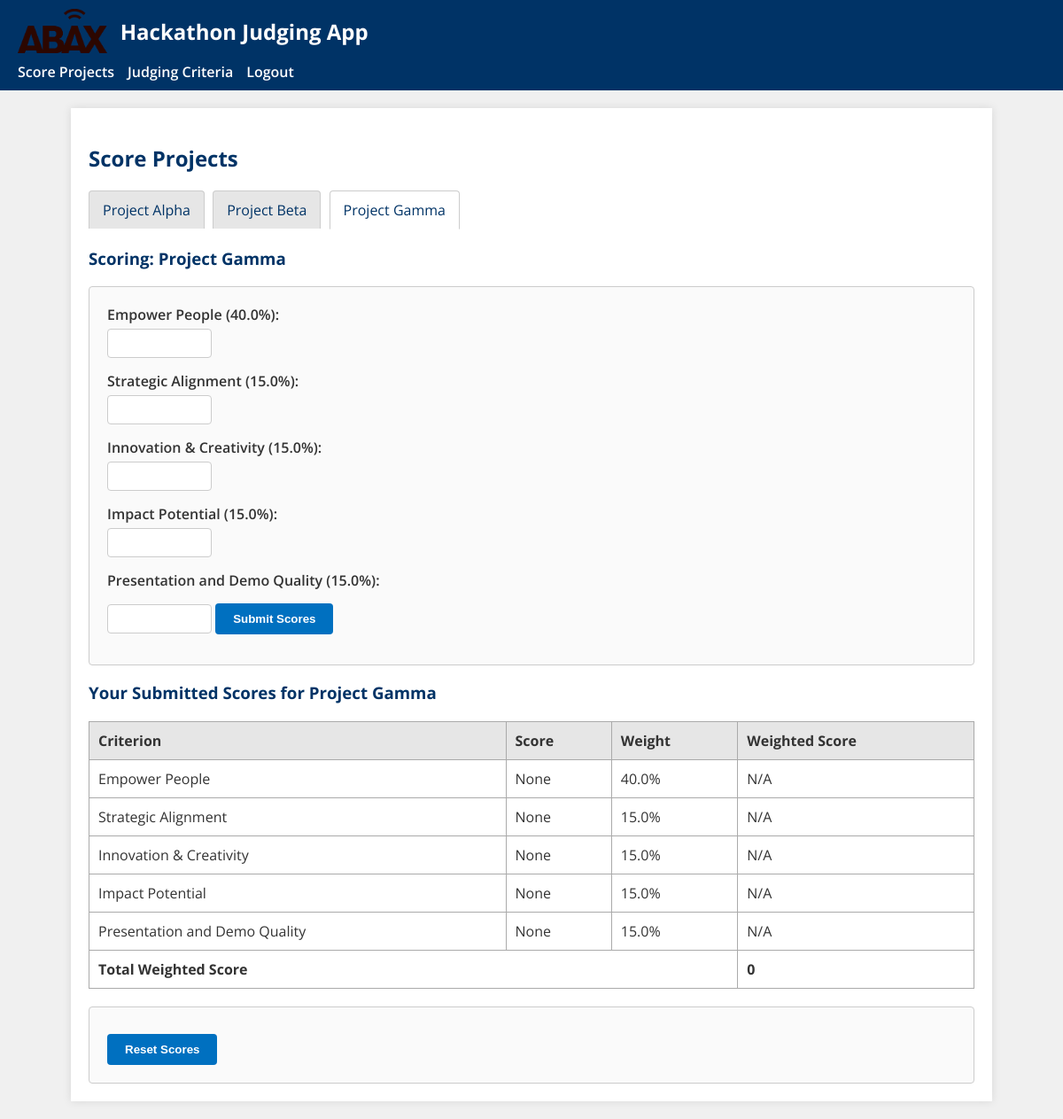
The app's page /score/3 (signed in) with its own data.
### app.py (models this page shows)
class Project(db.Model):
    id = db.Column(db.Integer, primary_key=True)
    name = db.Column(db.String(100))

class Criteria(db.Model):
    id = db.Column(db.Integer, primary_key=True)
    name = db.Column(db.String(100))
    weight = db.Column(db.Float)

### app.py (the view, shortened to what this page needs)
@app.route('/score')
@app.route('/score/<int:project_id>', methods=['GET', 'POST'])
@login_required
def score(project_id=None):
    if current_user.is_admin:
        abort(403)
    projects = Project.query.all()
    if project_id is None:
        if projects:
            return redirect(url_for('score', project_id=projects[0].id))
        else:
            flash('No projects available to score.')
            return redirect(url_for('criteria'))
    project = Project.query.get_or_404(project_id)
    criteria = Criteria.query.all()
    existing_scores = {}
    weighted_scores = {}
    total_weighted_score = 0
    for criterion in criteria:
        score = Score.query.filter_by(
            judge_id=current_user.id,
            project_id=project.id,
            criteria_id=criterion.id
        ).first()
        if score:
            existing_scores[criterion.id] = score.score
            weighted_score = score.score * criterion.weight
            weighted_scores[criterion.id] = round(weighted_score, 2)
            total_weighted_score += weighted_score
        else:
            existing_scores[criterion.id] = None
            weighted_scores[criterion.id] = None
    total_weighted_score = round(total_weighted_score, 2)
    all_projects = projects  # For navigation tabs
    return render_template('score.html', project=project, criteria=criteria,
                           existing_scores=existing_scores, weighted_scores=weighted_scores,
                           total_weighted_score=total_weighted_score, all_projects=all_projects)

### app.py (called while the page is built)
@login_manager.user_loader
def load_user(user_id):
    return Judge.query.get(int(user_id))

@app.context_processor
def inject_current_year():
    return {'current_year': datetime.now().year}

### templates/score.html (shortened to what this page needs)
{% extends "base.html" %}
{% block content %}
<h2>Score Projects</h2>
<nav class="project-tabs">
    {% for proj in all_projects %}
        {% if proj.id == project.id %}
            <a href="{{ url_for('score', project_id=proj.id) }}" class="active">{{ proj.name }}</a>
        {% else %}
            <a href="{{ url_for('score', project_id=proj.id) }}">{{ proj.name }}</a>
        {% endif %}
    {% endfor %}
</nav>
<h3>Scoring: {{ project.name }}</h3>
<form method="POST">
    {% for criterion in criteria %}
        <label>{{ criterion.name }} ({{ criterion.weight * 100 }}%):</label>
        <input type="number" name="score_{{ criterion.id }}" min="0" max="10" required value="{{ existing_scores.get(criterion.id, '') }}">
    {% endfor %}
    <input type="submit" name="submit_scores" value="Submit Scores">
</form>
{% if existing_scores %}
    <h3>Your Submitted Scores for {{ project.name }}</h3>
    <table>
        <thead>
            <tr>
                <th>Criterion</th>
                <th>Score</th>
                <th>Weight</th>
                <th>Weighted Score</th>
            </tr>
        </thead>
        <tbody>
            {% for criterion in criteria %}
                <tr>
                    <td>{{ criterion.name }}</td>
                    <td>{{ existing_scores.get(criterion.id, 'Not Scored') }}</td>
                    <td>{{ criterion.weight * 100 }}%</td>
                    <td>
                        {% if weighted_scores.get(criterion.id) is not none %}
                            {{ weighted_scores.get(criterion.id) }}
                        {% else %}
                            N/A
                        {% endif %}
                    </td>
                </tr>
            {% endfor %}
            <tr>
                <td colspan="3"><strong>Total Weighted Score</strong></td>
                <td><strong>{{ total_weighted_score }}</strong></td>
            </tr>
        </tbody>
    </table>
    <form method="POST" style="margin-top: 20px;">
        <input type="submit" value="Reset Scores">
    </form>
{% endif %}
{% endblock %}

### static/style.css (style rules this page uses)
body { font-family: 'Open Sans', Arial, sans-serif; margin: 0; background-color: #F0F0F0; color: #333; }
h2, h3 { color: #003366; }
label { display: inline-block; width: 200px; margin-bottom: 10px; font-weight: 600; }
input[type="text"], input[type="password"], input[type="number"] { width: 300px; padding: 8px; border: 1px solid #CCC; border-radius: 4px; }
input[type="number"] { width: 80px; }
input[type="submit"] { padding: 10px 20px; background-color: #0070C0; color: #FFFFFF; border: none; border-radius: 4px; cursor: pointer; font-weight: 600; }
table { width: 100%; border-collapse: collapse; margin-top: 20px; }
table, th, td { border: 1px solid #AAA; }
th, td { padding: 10px; text-align: left; }
th { background-color: #E6E6E6; }
nav.project-tabs { margin-bottom: 20px; }
nav.project-tabs a { display: inline-block; padding: 10px 15px; margin-right: 5px; background-color: #E6E6E6; color: #003366; text-decoration: none; border-radius: 4px 4px 0 0; border: 1px solid #CCC; border-bottom: none; }
nav.project-tabs a.active, nav.project-tabs a:hover { background-color: #FFFFFF; color: #003366; border-bottom: 1px solid #FFFFFF; }
nav.project-tabs a:last-child { margin-right: 0; }
form { background-color: #FAFAFA; padding: 20px; border-radius: 4px; border: 1px solid #CCC; }
form label { width: auto; display: block; margin-bottom: 5px; }
form input[type="number"] { width: 100px; margin-bottom: 15px; }
form input[type="submit"] { margin-top: 10px; }

### records on screen
Project: name "Project Alpha"
Project: name "Project Beta"
Project: name "Project Gamma"
Criteria: name "Empower People", criterion.weight*100 "40.0", get "None", shows "N/A"
Criteria: name "Strategic Alignment", criterion.weight*100 "15.0", get "None", shows "N/A"
Criteria: name "Innovation & Creativity", criterion.weight*100 "15.0", get "None", shows "N/A"
Criteria: name "Impact Potential", criterion.weight*100 "15.0", get "None", shows "N/A"
Criteria: name "Presentation and Demo Quality", criterion.weight*100 "15.0", get "None", shows "N/A"

### other values on screen
{{ total_weighted_score }} "0"
